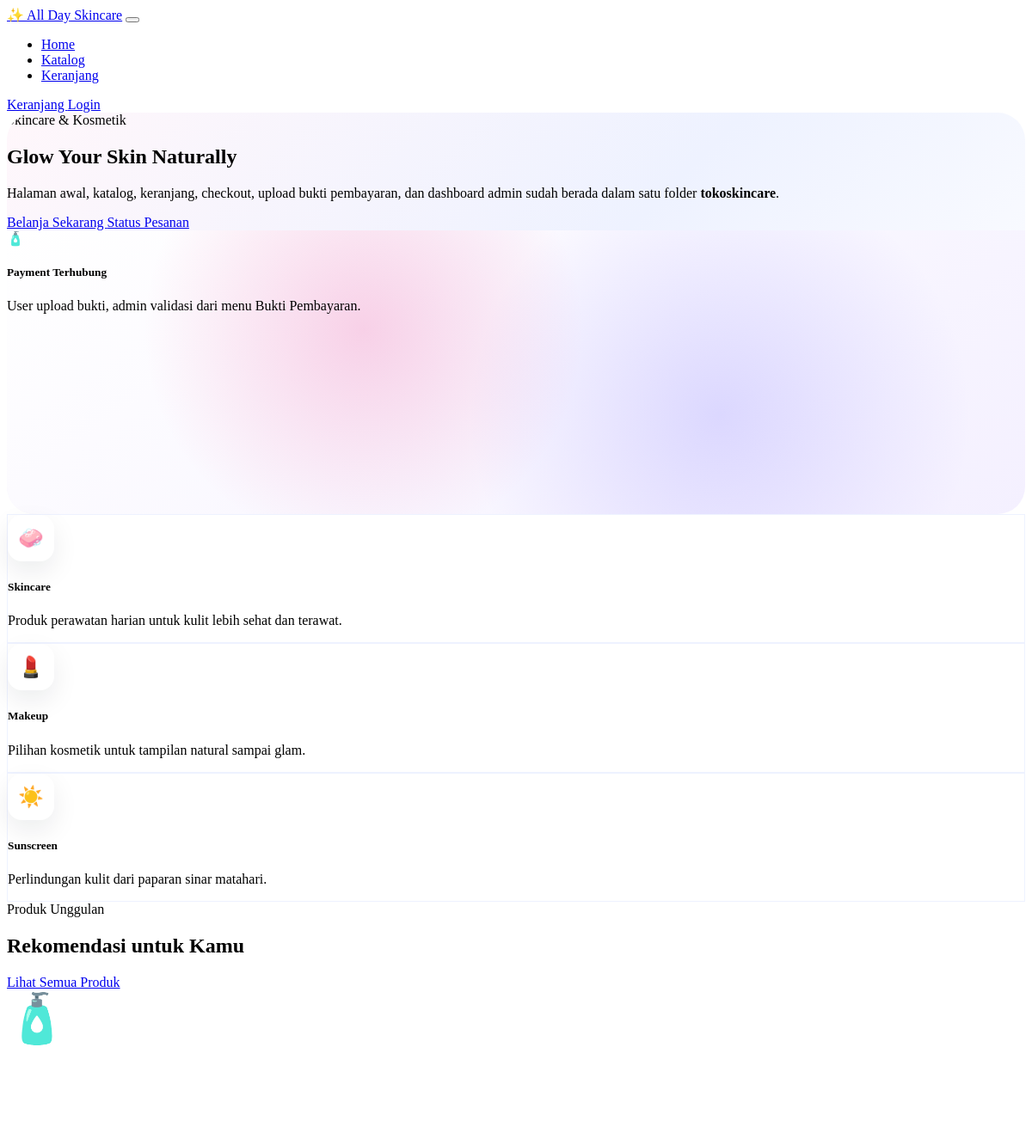
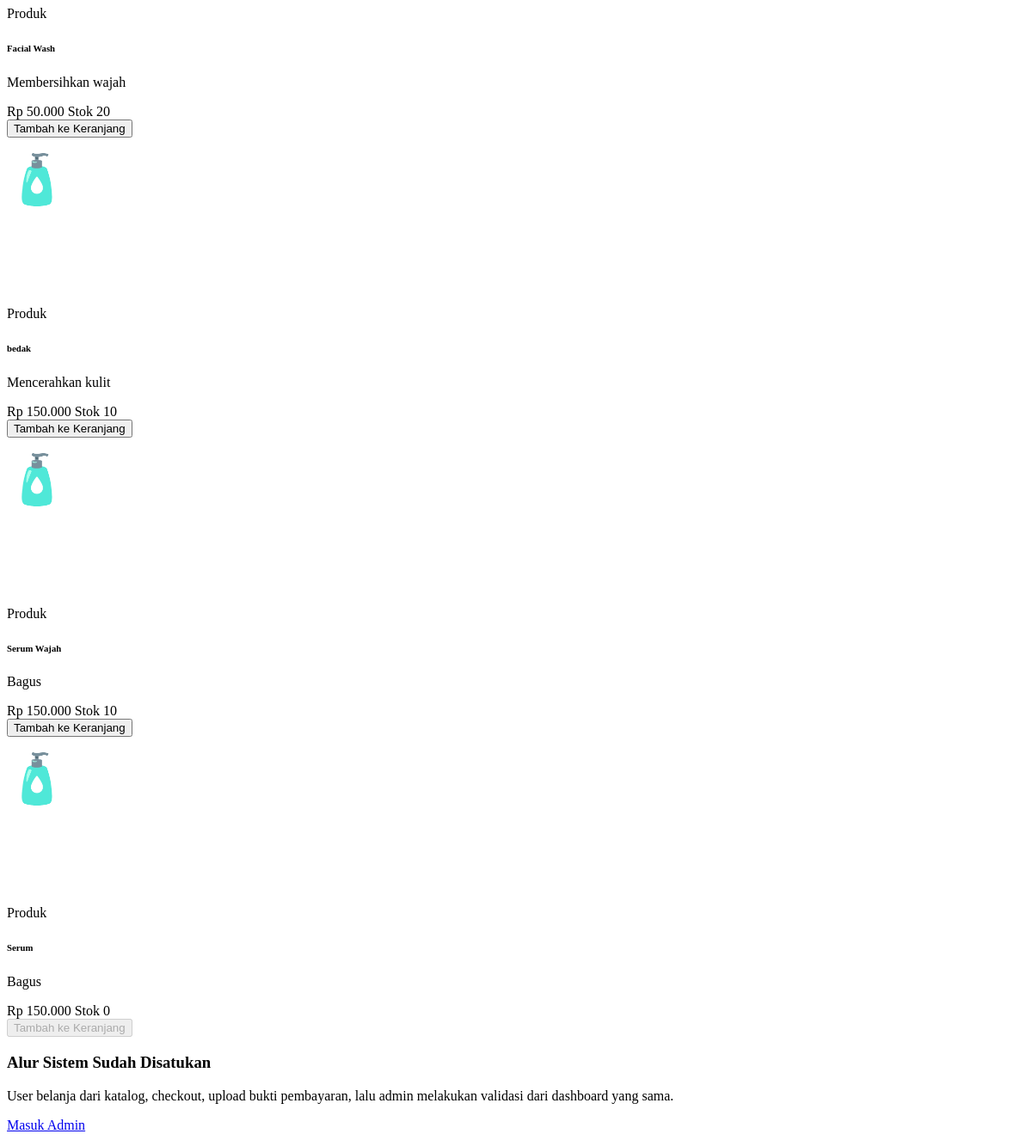
The page /tokoskincare/user/home.php on the database its author committed (2 pictures, top to bottom).
### tables this page shows
CREATE TABLE `products` (
  `id_product` bigint(20) UNSIGNED NOT NULL,
  `nama_produk` varchar(150) NOT NULL,
  `deskripsi` text NOT NULL,
  `harga` decimal(12,2) NOT NULL,
  `stok` int(11) NOT NULL DEFAULT 0,
  `id_kategori` bigint(20) UNSIGNED DEFAULT NULL,
  `id_brand` bigint(20) UNSIGNED DEFAULT NULL,
  `gambar` varchar(255) NOT NULL,
  `created_at` timestamp NOT NULL DEFAULT current_timestamp(),
  `updated_at` timestamp NULL DEFAULT NULL
);

### tokoskincare/config/helpers.php (called while the page is built, shortened)
<?php
function e($value): string
{
    return htmlspecialchars((string) $value, ENT_QUOTES, 'UTF-8');
}
function rupiah($number): string
{
    return 'Rp ' . number_format((float) $number, 0, ',', '.');
}

### tokoskincare/user/home.php (the view, shortened to what this page needs)
<?php
require_once __DIR__ . '/../config/helpers.php';
require_once __DIR__ . '/../config/koneksi.php';
require_once __DIR__ . '/../layout/store_navbar.php';
$featured = mysqli_query($conn, '
    SELECT products.*, categories.nama_kategori, brands.nama_brand
    FROM products
    LEFT JOIN categories ON categories.id_kategori = products.id_kategori
    LEFT JOIN brands ON brands.id_brand = products.id_brand
    ORDER BY products.id_product DESC
    LIMIT 4
');
?>
<div class="container py-5">
    <section class="hero-skin shadow-sm p-4 p-lg-5 mb-5">
        <div class="row align-items-center g-4">
            <div class="col-lg-7">
                <span class="badge rounded-pill text-bg-primary mb-3">Skincare & Kosmetik</span>
                <h1 class="display-5 fw-bold mb-3">Glow Your Skin Naturally</h1>
                <p class="lead text-muted mb-4">
                    Halaman awal, katalog, keranjang, checkout, upload bukti pembayaran, dan dashboard admin sudah berada dalam satu folder <b>tokoskincare</b>.
                </p>
                <div class="d-flex gap-2 flex-wrap">
                    <a href="index.php?page=katalog" class="btn btn-primary btn-lg rounded-3">
                        <i class="bi bi-bag-heart me-1"></i> Belanja Sekarang
                    </a>
                    <a href="index.php?page=status-pesanan" class="btn btn-outline-primary btn-lg rounded-3">
                        <i class="bi bi-receipt me-1"></i> Status Pesanan
                    </a>
                </div>
            </div>
            <div class="col-lg-5">
                <div class="hero-blob rounded-5 d-flex align-items-center justify-content-center p-4">
                    <div class="text-center">
                        <div class="display-1 mb-3">🧴</div>
                        <div class="card border-0 shadow-sm rounded-4 p-3">
                            <h5 class="fw-bold mb-1">Payment Terhubung</h5>
                            <p class="text-muted small mb-0">User upload bukti, admin validasi dari menu Bukti Pembayaran.</p>
                        </div>
                    </div>
                </div>
            </div>
        </div>
    </section>
    <section class="mb-5">
        <div class="row g-3">
            <div class="col-md-4">
                <div class="category-card rounded-4 p-4 h-100 card-hover">
                    <div class="soft-icon mb-3">🧼</div>
                    <h5 class="fw-bold">Skincare</h5>
                    <p class="text-muted mb-0">Produk perawatan harian untuk kulit lebih sehat dan terawat.</p>
                </div>
            </div>
            <div class="col-md-4">
                <div class="category-card rounded-4 p-4 h-100 card-hover">
                    <div class="soft-icon mb-3">💄</div>
                    <h5 class="fw-bold">Makeup</h5>
                    <p class="text-muted mb-0">Pilihan kosmetik untuk tampilan natural sampai glam.</p>
                </div>
            </div>
            <div class="col-md-4">
                <div class="category-card rounded-4 p-4 h-100 card-hover">
                    <div class="soft-icon mb-3">☀️</div>
                    <h5 class="fw-bold">Sunscreen</h5>
                    <p class="text-muted mb-0">Perlindungan kulit dari paparan sinar matahari.</p>
                </div>
            </div>
        </div>
    </section>
    <section class="mb-5">
        <div class="d-flex justify-content-between align-items-end gap-3 flex-wrap mb-4">
            <div>
                <span class="badge rounded-pill text-bg-light border mb-2">Produk Unggulan</span>
                <h2 class="fw-bold mb-0">Rekomendasi untuk Kamu</h2>
            </div>
            <a href="index.php?page=katalog" class="btn btn-outline-primary rounded-3">Lihat Semua Produk</a>
        </div>
        <div class="row g-4">
            <?php if ($featured && mysqli_num_rows($featured) > 0): ?>
                <?php while ($p = mysqli_fetch_assoc($featured)): ?>
                    <?php
                    $image = $p['gambar'] ?? '-';
                    $imagePath = ($image && $image !== '-') ? 'uploads/products/' . $image : '';
                    $stok = (int) ($p['stok'] ?? 0);
                    ?>
                    <div class="col-md-6 col-lg-3">
                        <div class="card border-0 shadow-sm rounded-4 h-100 card-hover overflow-hidden">
                            <?php if ($imagePath && file_exists(__DIR__ . '/../' . $imagePath)): ?>
                                <img src="<?= e($imagePath) ?>" alt="<?= e($p['nama_produk']) ?>" style="height: 180px; object-fit: cover;">
                            <?php else: ?>
                                <div class="d-flex align-items-center justify-content-center bg-light" style="height: 180px; font-size: 3.5rem;">🧴</div>
                            <?php endif; ?>
                            <div class="card-body p-3 d-flex flex-column">
                                <span class="badge text-bg-light border align-self-start mb-2"><?= e($p['nama_kategori'] ?? 'Produk') ?></span>
                                <h6 class="fw-bold mb-2"><?= e($p['nama_produk']) ?></h6>
                                <p class="text-muted small mb-3 flex-grow-1"><?= e($p['deskripsi'] ?? 'Produk skincare berkualitas.') ?></p>
                                <div class="d-flex justify-content-between align-items-center mb-3">
                                    <span class="fw-bold text-primary"><?= rupiah($p['harga']) ?></span>
                                    <span class="small text-muted">Stok <?= e($stok) ?></span>
                                </div>
                                <form method="POST" action="process/add_to_cart.php" class="d-grid">
                                    <button type="submit" class="btn btn-primary rounded-3" <?= $stok <= 0 ? 'disabled' : '' ?>>Tambah ke Keranjang</button>
                                </form>
                            </div>
                        </div>
                    </div>
                <?php endwhile; ?>
            <?php else: ?>
                <div class="col-12">
                    <div class="alert alert-info rounded-4">Belum ada produk. Tambahkan produk melalui dashboard admin.</div>
                </div>
            <?php endif; ?>
        </div>
    </section>
    <section class="rounded-4 bg-white shadow-sm p-4 p-lg-5">
        <div class="row g-4 align-items-center">
            <div class="col-lg-8">
                <h3 class="fw-bold mb-2">Alur Sistem Sudah Disatukan</h3>
                <p class="text-muted mb-0">User belanja dari katalog, checkout, upload bukti pembayaran, lalu admin melakukan validasi dari dashboard yang sama.</p>
            </div>
            <div class="col-lg-4 text-lg-end">
                <a href="index.php?page=admin-dashboard" class="btn btn-dark rounded-3">Masuk Admin</a>
            </div>
        </div>
    </section>
</div>

### tokoskincare/user/home.php (style rules this page uses)
.hero-skin { background: linear-gradient(135deg, #fff7fb 0%, #eef2ff 52%, #ffffff 100%); border-radius: 2rem; overflow: hidden; }
.hero-blob { min-height: 330px; background: radial-gradient(circle at 35% 35%, rgba(236, 72, 153, .23), transparent 32%), radial-gradient(circle at 70% 65%, rgba(108, 99, 255, .20), transparent 34%), linear-gradient(145deg, #ffffff, #f4f0ff); }
.soft-icon { width: 54px; height: 54px; display: flex; align-items: center; justify-content: center; border-radius: 1rem; background: #ffffff; box-shadow: 0 12px 30px rgba(15, 23, 42, .08); font-size: 1.5rem; }
.category-card { border: 1px solid #eef2ff; background: #fff; }

### rows shown on the page
products: nama_kategori "Produk", nama_produk "Facial Wash", deskripsi "Membersihkan wajah", harga "Rp 50.000", stok "20"
products: nama_kategori "Produk", nama_produk "bedak", deskripsi "Mencerahkan kulit", harga "Rp 150.000", stok "10"
products: nama_kategori "Produk", nama_produk "Serum Wajah", deskripsi "Bagus", harga "Rp 150.000", stok "10"
products: nama_kategori "Produk", nama_produk "Serum", deskripsi "Bagus", harga "Rp 150.000", stok "0"
